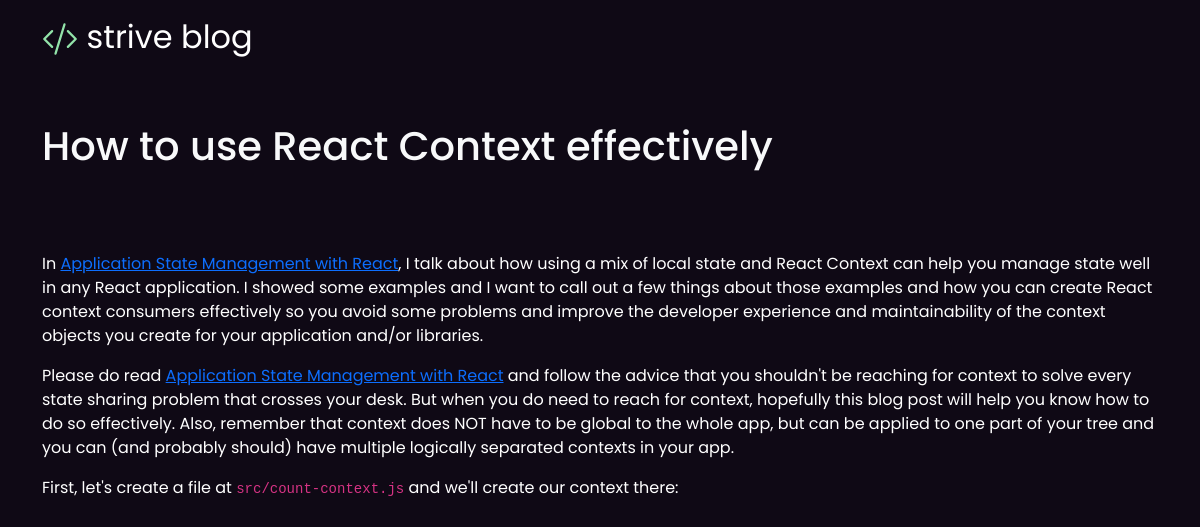
/blog/how-to-use-react-context-effectively, run on the app's committed database.
### app.py (models this page shows, shortened)
class Blogs(db.Model):
    id = db.Column(db.String, primary_key=True, autoincrement=True)
    title = db.Column(db.String, nullable=False)
    slug = db.Column(db.String, unique=True, nullable=False)
    content = db.Column(db.String,nullable=False)
    category = db.Column(db.String,nullable=False)
    cover_url = db.Column(db.String,nullable=False)

### app.py (the view)
@app.route("/blog/<string:slug>")
def blog_details(slug):
    blog = Blogs.query.filter_by(slug=slug).first()
    if blog:
        return render_template("details.html",blog=blog)
    return redirect(url_for("home"))

### templates/details.html (shortened to what this page needs)
{% extends "base.html" %}
    {% block content %}
        <h1 class="text-light mt-5">{{blog.title}}</h1>
        <div class="blog-details-content">
            {{blog.content|safe}}
        </div>
    {% endblock %}

### templates/base.html (shortened to what this page needs)
{% from "components/navbar.html" import navbar %}
<!doctype html>
<html lang="en">
  <head>
    <link href="https://cdn.jsdelivr.net/npm/bootstrap@5.0.2/dist/css/bootstrap.min.css" rel="stylesheet">
    <link rel="stylesheet" href="{{ url_for('static', filename='styles.css') }}">
  </head>
  <body>
    {{navbar()}}
     <div class="container">
           {% block content %} {% endblock %}
     </div>
  </body>
  </html>

### templates/components/navbar.html (shortened to what this page needs)
{% macro navbar() -%}
  <nav class="navbar navbar-dark">
  <div class="container">
    <a class="navbar-brand" href="/">
        <span>strive blog</span>
    </a>
  </div>
</nav>
{%- endmacro %}

### static/styles.css (style rules this page uses)
:root { --main-bg-color: #0f0915; --primary-color:#92E3A9; }
body { background-color:var(--main-bg-color); color:var(--primary-color); font-family: 'Poppins', sans-serif; }
svg { fill: var(--primary-color); width:36px; height:36px; }
.navbar-brand { font-size:32px; }
.navbar-brand span { color:#fff }
.blog-details-content { color:#fff; margin-top:50px; }

### data on the page
Blogs: title "How to use React Context effectively", content "In Application State Management with React , I talk about how using a mix of local state and React Context can help you manage state well in any React application. I showed some examples and I want to call out a few things about those examples and how you can create React context consumers effectively so you avoid some problems and improve the developer experience and maintainability of the context objects you create for your application and/or libraries. Please do read Application State Management with React and follow the advice that you shouldn't be reaching for context to solve every state sharing problem that crosses your desk. But when you do need to reach for context, hopefully this…"
